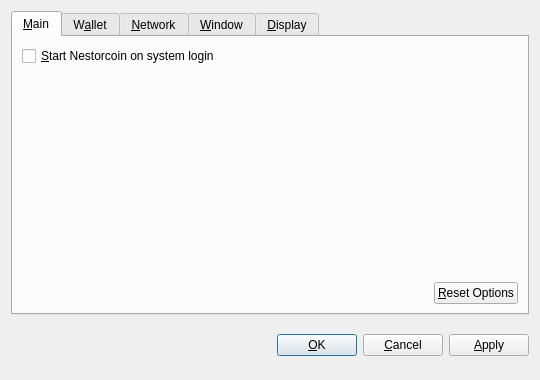
<?xml version="1.0" encoding="UTF-8"?>
<ui version="4.0">
 <class>OptionsDialog</class>
 <widget class="QDialog" name="OptionsDialog">
  <property name="geometry">
   <rect>
    <x>0</x>
    <y>0</y>
    <width>540</width>
    <height>380</height>
   </rect>
  </property>
  <property name="windowTitle">
   <string>Options</string>
  </property>
  <property name="modal">
   <bool>true</bool>
  </property>
  <layout class="QVBoxLayout" name="verticalLayout">
   <item>
    <widget class="QTabWidget" name="tabWidget">
     <property name="tabPosition">
      <enum>QTabWidget::North</enum>
     </property>
     <property name="currentIndex">
      <number>0</number>
     </property>
     <widget class="QWidget" name="tabMain">
      <attribute name="title">
       <string>&amp;Main</string>
      </attribute>
      <layout class="QVBoxLayout" name="verticalLayout_Main">
       <item>
        <widget class="QCheckBox" name="bitcoinAtStartup">
         <property name="toolTip">
          <string>Automatically start Nestorcoin after logging in to the system.</string>
         </property>
         <property name="text">
          <string>&amp;Start Nestorcoin on system login</string>
         </property>
        </widget>
       </item>
       <item>
        <spacer name="verticalSpacer_Main">
         <property name="orientation">
          <enum>Qt::Vertical</enum>
         </property>
         <property name="sizeHint" stdset="0">
          <size>
           <width>20</width>
           <height>40</height>
          </size>
         </property>
        </spacer>
       </item>
       <item>
        <layout class="QHBoxLayout" name="horizontalLayout_2_Main">
         <item>
          <spacer name="horizontalSpacer_2_Main">
           <property name="orientation">
            <enum>Qt::Horizontal</enum>
           </property>
           <property name="sizeHint" stdset="0">
            <size>
             <width>40</width>
             <height>20</height>
            </size>
           </property>
          </spacer>
         </item>
         <item>
          <widget class="QPushButton" name="resetButton">
           <property name="toolTip">
            <string>Reset all client options to default.</string>
           </property>
           <property name="text">
            <string>&amp;Reset Options</string>
           </property>
           <property name="autoDefault">
            <bool>false</bool>
           </property>
          </widget>
         </item>
        </layout>
       </item>
      </layout>
     </widget>
     <widget class="QWidget" name="tabWallet">
      <attribute name="title">
       <string>W&amp;allet</string>
      </attribute>
      <layout class="QVBoxLayout" name="verticalLayout_Network">
       <item>
        <widget class="QLabel" name="transactionFeeInfoLabel">
         <property name="text">
          <string>Optional transaction fee per kB that helps make sure your transactions are processed quickly. Most transactions are 1 kB.</string>
         </property>
         <property name="textFormat">
          <enum>Qt::PlainText</enum>
         </property>
         <property name="wordWrap">
          <bool>true</bool>
         </property>
        </widget>
       </item>
       <item>
        <layout class="QHBoxLayout" name="horizontalLayout_1_Main">
         <item>
          <widget class="QLabel" name="transactionFeeLabel">
           <property name="text">
            <string>Pay transaction &amp;fee</string>
           </property>
           <property name="textFormat">
            <enum>Qt::PlainText</enum>
           </property>
           <property name="buddy">
            <cstring>transactionFee</cstring>
           </property>
          </widget>
         </item>
         <item>
          <widget class="BitcoinAmountField" name="transactionFee"/>
         </item>
         <item>
          <spacer name="horizontalSpacer_1_Main">
           <property name="orientation">
            <enum>Qt::Horizontal</enum>
           </property>
           <property name="sizeHint" stdset="0">
            <size>
             <width>40</width>
             <height>20</height>
            </size>
           </property>
          </spacer>
         </item>
        </layout>
       </item>
       <item>
        <widget class="QLabel" name="label">
         <property name="text">
          <string>If you disable the spending of unconfirmed change, the change from a transaction cannot be used until that transaction has at least one confirmation. This also affects how your balance is computed.</string>
         </property>
         <property name="wordWrap">
          <bool>true</bool>
         </property>
        </widget>
       </item>
       <item>
        <widget class="QCheckBox" name="spendZeroConfChange">
         <property name="text">
          <string>Spend unconfirmed change  (experts only)</string>
         </property>
        </widget>
       </item>
       <item>
        <spacer name="verticalSpacer">
         <property name="orientation">
          <enum>Qt::Vertical</enum>
         </property>
         <property name="sizeHint" stdset="0">
          <size>
           <width>20</width>
           <height>40</height>
          </size>
         </property>
        </spacer>
       </item>
      </layout>
     </widget>
     <widget class="QWidget" name="tabNetwork">
      <attribute name="title">
       <string>&amp;Network</string>
      </attribute>
      <layout class="QVBoxLayout" name="verticalLayout_Network">
       <item>
        <widget class="QCheckBox" name="mapPortUpnp">
         <property name="toolTip">
          <string>Automatically open the Nestorcoin client port on the router. This only works when your router supports UPnP and it is enabled.</string>
         </property>
         <property name="text">
          <string>Map port using &amp;UPnP</string>
         </property>
        </widget>
       </item>
       <item>
        <widget class="QCheckBox" name="connectSocks">
         <property name="toolTip">
          <string>Connect to the Nestorcoin network through a SOCKS proxy (e.g. when connecting through Tor).</string>
         </property>
         <property name="text">
          <string>&amp;Connect through SOCKS proxy:</string>
         </property>
        </widget>
       </item>
       <item>
        <layout class="QHBoxLayout" name="horizontalLayout_Network">
         <item>
          <widget class="QLabel" name="proxyIpLabel">
           <property name="text">
            <string>Proxy &amp;IP:</string>
           </property>
           <property name="textFormat">
            <enum>Qt::PlainText</enum>
           </property>
           <property name="buddy">
            <cstring>proxyIp</cstring>
           </property>
          </widget>
         </item>
         <item>
          <widget class="QValidatedLineEdit" name="proxyIp">
           <property name="maximumSize">
            <size>
             <width>140</width>
             <height>16777215</height>
            </size>
           </property>
           <property name="toolTip">
            <string>IP address of the proxy (e.g. 127.0.0.1)</string>
           </property>
          </widget>
         </item>
         <item>
          <widget class="QLabel" name="proxyPortLabel">
           <property name="text">
            <string>&amp;Port:</string>
           </property>
           <property name="textFormat">
            <enum>Qt::PlainText</enum>
           </property>
           <property name="buddy">
            <cstring>proxyPort</cstring>
           </property>
          </widget>
         </item>
         <item>
          <widget class="QLineEdit" name="proxyPort">
           <property name="maximumSize">
            <size>
             <width>55</width>
             <height>16777215</height>
            </size>
           </property>
           <property name="toolTip">
            <string>Port of the proxy (e.g. 9050)</string>
           </property>
          </widget>
         </item>
         <item>
          <widget class="QLabel" name="socksVersionLabel">
           <property name="text">
            <string>SOCKS &amp;Version:</string>
           </property>
           <property name="textFormat">
            <enum>Qt::PlainText</enum>
           </property>
           <property name="buddy">
            <cstring>socksVersion</cstring>
           </property>
          </widget>
         </item>
         <item>
          <widget class="QValueComboBox" name="socksVersion">
           <property name="toolTip">
            <string>SOCKS version of the proxy (e.g. 5)</string>
           </property>
          </widget>
         </item>
         <item>
          <spacer name="horizontalSpacer_Network">
           <property name="orientation">
            <enum>Qt::Horizontal</enum>
           </property>
           <property name="sizeHint" stdset="0">
            <size>
             <width>40</width>
             <height>20</height>
            </size>
           </property>
          </spacer>
         </item>
        </layout>
       </item>
       <item>
        <spacer name="verticalSpacer_Network">
         <property name="orientation">
          <enum>Qt::Vertical</enum>
         </property>
         <property name="sizeHint" stdset="0">
          <size>
           <width>20</width>
           <height>40</height>
          </size>
         </property>
        </spacer>
       </item>
      </layout>
     </widget>
     <widget class="QWidget" name="tabWindow">
      <attribute name="title">
       <string>&amp;Window</string>
      </attribute>
      <layout class="QVBoxLayout" name="verticalLayout_Window">
       <item>
        <widget class="QCheckBox" name="minimizeToTray">
         <property name="toolTip">
          <string>Show only a tray icon after minimizing the window.</string>
         </property>
         <property name="text">
          <string>&amp;Minimize to the tray instead of the taskbar</string>
         </property>
        </widget>
       </item>
       <item>
        <widget class="QCheckBox" name="minimizeOnClose">
         <property name="toolTip">
          <string>Minimize instead of exit the application when the window is closed. When this option is enabled, the application will be closed only after selecting Quit in the menu.</string>
         </property>
         <property name="text">
          <string>M&amp;inimize on close</string>
         </property>
        </widget>
       </item>
       <item>
        <spacer name="verticalSpacer_Window">
         <property name="orientation">
          <enum>Qt::Vertical</enum>
         </property>
         <property name="sizeHint" stdset="0">
          <size>
           <width>20</width>
           <height>40</height>
          </size>
         </property>
        </spacer>
       </item>
      </layout>
     </widget>
     <widget class="QWidget" name="tabDisplay">
      <attribute name="title">
       <string>&amp;Display</string>
      </attribute>
      <layout class="QVBoxLayout" name="verticalLayout_Display">
       <item>
        <layout class="QHBoxLayout" name="horizontalLayout_1_Display">
         <item>
          <widget class="QLabel" name="langLabel">
           <property name="text">
            <string>User Interface &amp;language:</string>
           </property>
           <property name="textFormat">
            <enum>Qt::PlainText</enum>
           </property>
           <property name="buddy">
            <cstring>lang</cstring>
           </property>
          </widget>
         </item>
         <item>
          <widget class="QValueComboBox" name="lang">
           <property name="toolTip">
            <string>The user interface language can be set here. This setting will take effect after restarting Nestorcoin.</string>
           </property>
          </widget>
         </item>
        </layout>
       </item>
       <item>
        <layout class="QHBoxLayout" name="horizontalLayout_2_Display">
         <item>
          <widget class="QLabel" name="unitLabel">
           <property name="text">
            <string>&amp;Unit to show amounts in:</string>
           </property>
           <property name="textFormat">
            <enum>Qt::PlainText</enum>
           </property>
           <property name="buddy">
            <cstring>unit</cstring>
           </property>
          </widget>
         </item>
         <item>
          <widget class="QValueComboBox" name="unit">
           <property name="toolTip">
            <string>Choose the default subdivision unit to show in the interface and when sending coins.</string>
           </property>
          </widget>
         </item>
        </layout>
       </item>
       <item>
        <widget class="QCheckBox" name="displayAddresses">
         <property name="toolTip">
          <string>Whether to show Nestorcoin addresses in the transaction list or not.</string>
         </property>
         <property name="text">
          <string>&amp;Display addresses in transaction list</string>
         </property>
        </widget>
       </item>
       <item>
        <widget class="QCheckBox" name="coinControlFeatures">
         <property name="toolTip">
          <string>Whether to show coin control features or not.</string>
         </property>
         <property name="text">
          <string>Display coin &amp;control features (experts only!)</string>
         </property>
        </widget>
       </item>
       <item>
        <spacer name="verticalSpacer_Display">
         <property name="orientation">
          <enum>Qt::Vertical</enum>
         </property>
         <property name="sizeHint" stdset="0">
          <size>
           <width>20</width>
           <height>40</height>
          </size>
         </property>
        </spacer>
       </item>
      </layout>
     </widget>
    </widget>
   </item>
   <item>
    <layout class="QHBoxLayout" name="horizontalLayout_Buttons">
     <item>
      <spacer name="horizontalSpacer_1">
       <property name="orientation">
        <enum>Qt::Horizontal</enum>
       </property>
       <property name="sizeHint" stdset="0">
        <size>
         <width>40</width>
         <height>48</height>
        </size>
       </property>
      </spacer>
     </item>
     <item>
      <widget class="QLabel" name="statusLabel">
       <property name="font">
        <font>
         <weight>75</weight>
         <bold>true</bold>
        </font>
       </property>
       <property name="text">
        <string/>
       </property>
       <property name="textFormat">
        <enum>Qt::PlainText</enum>
       </property>
       <property name="wordWrap">
        <bool>true</bool>
       </property>
      </widget>
     </item>
     <item>
      <spacer name="horizontalSpacer_2">
       <property name="orientation">
        <enum>Qt::Horizontal</enum>
       </property>
       <property name="sizeHint" stdset="0">
        <size>
         <width>40</width>
         <height>48</height>
        </size>
       </property>
      </spacer>
     </item>
     <item>
      <widget class="QPushButton" name="okButton">
       <property name="text">
        <string>&amp;OK</string>
       </property>
      </widget>
     </item>
     <item>
      <widget class="QPushButton" name="cancelButton">
       <property name="text">
        <string>&amp;Cancel</string>
       </property>
       <property name="autoDefault">
        <bool>false</bool>
       </property>
      </widget>
     </item>
     <item>
      <widget class="QPushButton" name="applyButton">
       <property name="text">
        <string>&amp;Apply</string>
       </property>
       <property name="autoDefault">
        <bool>false</bool>
       </property>
      </widget>
     </item>
    </layout>
   </item>
  </layout>
 </widget>
 <customwidgets>
  <customwidget>
   <class>BitcoinAmountField</class>
   <extends>QSpinBox</extends>
   <header>bitcoinamountfield.h</header>
  </customwidget>
  <customwidget>
   <class>QValueComboBox</class>
   <extends>QComboBox</extends>
   <header>qvaluecombobox.h</header>
  </customwidget>
  <customwidget>
   <class>QValidatedLineEdit</class>
   <extends>QLineEdit</extends>
   <header>qvalidatedlineedit.h</header>
  </customwidget>
 </customwidgets>
 <resources/>
 <connections/>
</ui>
